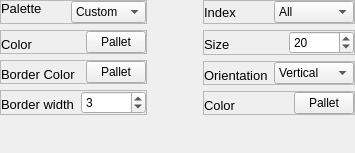
<?xml version="1.0" encoding="UTF-8"?>
<ui version="4.0">
 <class>swarm_plot_settings_widget_form</class>
 <widget class="QWidget" name="swarm_plot_settings_widget_form">
  <property name="geometry">
   <rect>
    <x>0</x>
    <y>0</y>
    <width>355</width>
    <height>153</height>
   </rect>
  </property>
  <property name="windowTitle">
   <string>Form</string>
  </property>
  <layout class="QHBoxLayout" name="horizontalLayout_8">
   <property name="leftMargin">
    <number>0</number>
   </property>
   <property name="topMargin">
    <number>0</number>
   </property>
   <property name="rightMargin">
    <number>0</number>
   </property>
   <property name="bottomMargin">
    <number>0</number>
   </property>
   <item>
    <widget class="QFrame" name="pg_2_swarmplot_plot_settings_1">
     <layout class="QHBoxLayout" name="horizontalLayout_7">
      <property name="leftMargin">
       <number>0</number>
      </property>
      <property name="topMargin">
       <number>0</number>
      </property>
      <property name="rightMargin">
       <number>0</number>
      </property>
      <property name="bottomMargin">
       <number>0</number>
      </property>
      <item>
       <widget class="QFrame" name="pg_2_swarmplot_settings_1_left">
        <layout class="QVBoxLayout" name="verticalLayout">
         <property name="leftMargin">
          <number>0</number>
         </property>
         <property name="topMargin">
          <number>0</number>
         </property>
         <property name="rightMargin">
          <number>0</number>
         </property>
         <property name="bottomMargin">
          <number>0</number>
         </property>
         <item>
          <widget class="QFrame" name="pg2_graph_swarmplot_pallete_style_frame">
           <property name="frameShape">
            <enum>QFrame::StyledPanel</enum>
           </property>
           <property name="frameShadow">
            <enum>QFrame::Raised</enum>
           </property>
           <layout class="QHBoxLayout" name="horizontalLayout_11">
            <property name="leftMargin">
             <number>0</number>
            </property>
            <property name="topMargin">
             <number>0</number>
            </property>
            <property name="rightMargin">
             <number>0</number>
            </property>
            <property name="bottomMargin">
             <number>0</number>
            </property>
            <item>
             <widget class="QLabel" name="pg2_graph_pallete_style_label_swarmplot">
              <property name="minimumSize">
               <size>
                <width>0</width>
                <height>0</height>
               </size>
              </property>
              <property name="maximumSize">
               <size>
                <width>16777215</width>
                <height>16777215</height>
               </size>
              </property>
              <property name="font">
               <font>
                <pointsize>10</pointsize>
               </font>
              </property>
              <property name="text">
               <string>Palette</string>
              </property>
              <property name="alignment">
               <set>Qt::AlignLeading|Qt::AlignLeft|Qt::AlignTop</set>
              </property>
             </widget>
            </item>
            <item>
             <widget class="QComboBox" name="pg_2_graph_swarmplot_pallete_style_combobox">
              <property name="minimumSize">
               <size>
                <width>75</width>
                <height>0</height>
               </size>
              </property>
              <property name="maximumSize">
               <size>
                <width>75</width>
                <height>16777215</height>
               </size>
              </property>
              <property name="currentText">
               <string>Custom</string>
              </property>
              <item>
               <property name="text">
                <string>Custom</string>
               </property>
              </item>
              <item>
               <property name="text">
                <string>deep</string>
               </property>
              </item>
              <item>
               <property name="text">
                <string>muted</string>
               </property>
              </item>
              <item>
               <property name="text">
                <string>bright</string>
               </property>
              </item>
              <item>
               <property name="text">
                <string>dark</string>
               </property>
              </item>
              <item>
               <property name="text">
                <string>colorblind</string>
               </property>
              </item>
              <item>
               <property name="text">
                <string>Paired</string>
               </property>
              </item>
              <item>
               <property name="text">
                <string>BuGn</string>
               </property>
              </item>
              <item>
               <property name="text">
                <string>GnBu</string>
               </property>
              </item>
              <item>
               <property name="text">
                <string>OrRd</string>
               </property>
              </item>
              <item>
               <property name="text">
                <string>PuBu</string>
               </property>
              </item>
              <item>
               <property name="text">
                <string>YlGn</string>
               </property>
              </item>
              <item>
               <property name="text">
                <string>YlGnBu</string>
               </property>
              </item>
              <item>
               <property name="text">
                <string>YlOrBr</string>
               </property>
              </item>
              <item>
               <property name="text">
                <string>YlOrRd</string>
               </property>
              </item>
              <item>
               <property name="text">
                <string>BrBG</string>
               </property>
              </item>
              <item>
               <property name="text">
                <string>PiYG</string>
               </property>
              </item>
              <item>
               <property name="text">
                <string>PRGn</string>
               </property>
              </item>
              <item>
               <property name="text">
                <string>PuOr</string>
               </property>
              </item>
              <item>
               <property name="text">
                <string>RdBu</string>
               </property>
              </item>
              <item>
               <property name="text">
                <string>RdGy</string>
               </property>
              </item>
              <item>
               <property name="text">
                <string>RdYlBu</string>
               </property>
              </item>
              <item>
               <property name="text">
                <string>RdYlGn</string>
               </property>
              </item>
              <item>
               <property name="text">
                <string>Spectral</string>
               </property>
              </item>
              <item>
               <property name="text">
                <string>Blues_d</string>
               </property>
              </item>
              <item>
               <property name="text">
                <string>coolwarm</string>
               </property>
              </item>
              <item>
               <property name="text">
                <string>pastel</string>
               </property>
              </item>
              <item>
               <property name="text">
                <string>husl</string>
               </property>
              </item>
              <item>
               <property name="text">
                <string>Set1</string>
               </property>
              </item>
              <item>
               <property name="text">
                <string>Set3</string>
               </property>
              </item>
             </widget>
            </item>
           </layout>
          </widget>
         </item>
         <item>
          <widget class="QFrame" name="pg_2_color_graph_frame_swarmplot_plot">
           <property name="frameShape">
            <enum>QFrame::StyledPanel</enum>
           </property>
           <property name="frameShadow">
            <enum>QFrame::Raised</enum>
           </property>
           <layout class="QHBoxLayout" name="horizontalLayout_2">
            <property name="leftMargin">
             <number>0</number>
            </property>
            <property name="topMargin">
             <number>0</number>
            </property>
            <property name="rightMargin">
             <number>0</number>
            </property>
            <property name="bottomMargin">
             <number>0</number>
            </property>
            <item>
             <widget class="QLabel" name="pg2_graph_color_swarmplot_plot">
              <property name="minimumSize">
               <size>
                <width>0</width>
                <height>20</height>
               </size>
              </property>
              <property name="maximumSize">
               <size>
                <width>16777215</width>
                <height>10</height>
               </size>
              </property>
              <property name="font">
               <font>
                <pointsize>10</pointsize>
               </font>
              </property>
              <property name="text">
               <string>Color</string>
              </property>
              <property name="alignment">
               <set>Qt::AlignLeading|Qt::AlignLeft|Qt::AlignTop</set>
              </property>
             </widget>
            </item>
            <item>
             <widget class="QPushButton" name="pg_2_graph_colors_pallete_2_swarmplot_plot">
              <property name="minimumSize">
               <size>
                <width>60</width>
                <height>0</height>
               </size>
              </property>
              <property name="maximumSize">
               <size>
                <width>60</width>
                <height>16777215</height>
               </size>
              </property>
              <property name="text">
               <string>Pallet</string>
              </property>
             </widget>
            </item>
           </layout>
          </widget>
         </item>
         <item>
          <widget class="QFrame" name="pg_2_graph_border_color_frame_swarmplot_plot">
           <property name="frameShape">
            <enum>QFrame::StyledPanel</enum>
           </property>
           <property name="frameShadow">
            <enum>QFrame::Raised</enum>
           </property>
           <layout class="QHBoxLayout" name="horizontalLayout">
            <property name="leftMargin">
             <number>0</number>
            </property>
            <property name="topMargin">
             <number>0</number>
            </property>
            <property name="rightMargin">
             <number>0</number>
            </property>
            <property name="bottomMargin">
             <number>0</number>
            </property>
            <item>
             <widget class="QLabel" name="pg2_graph_border_color_swarmplot_plot">
              <property name="minimumSize">
               <size>
                <width>0</width>
                <height>20</height>
               </size>
              </property>
              <property name="maximumSize">
               <size>
                <width>16777215</width>
                <height>10</height>
               </size>
              </property>
              <property name="font">
               <font>
                <pointsize>10</pointsize>
               </font>
              </property>
              <property name="text">
               <string>Border Color</string>
              </property>
              <property name="alignment">
               <set>Qt::AlignLeading|Qt::AlignLeft|Qt::AlignTop</set>
              </property>
             </widget>
            </item>
            <item>
             <widget class="QPushButton" name="pg_2_graph_colors_pallete_swarmplot_plot">
              <property name="minimumSize">
               <size>
                <width>60</width>
                <height>0</height>
               </size>
              </property>
              <property name="maximumSize">
               <size>
                <width>60</width>
                <height>16777215</height>
               </size>
              </property>
              <property name="text">
               <string>Pallet</string>
              </property>
             </widget>
            </item>
           </layout>
          </widget>
         </item>
         <item>
          <widget class="QFrame" name="pg2_graph_border_width_frame_swarmplot">
           <property name="frameShape">
            <enum>QFrame::StyledPanel</enum>
           </property>
           <property name="frameShadow">
            <enum>QFrame::Raised</enum>
           </property>
           <layout class="QHBoxLayout" name="horizontalLayout_4">
            <property name="spacing">
             <number>7</number>
            </property>
            <property name="leftMargin">
             <number>0</number>
            </property>
            <property name="topMargin">
             <number>0</number>
            </property>
            <property name="rightMargin">
             <number>0</number>
            </property>
            <property name="bottomMargin">
             <number>0</number>
            </property>
            <item>
             <widget class="QLabel" name="pg2_graph_border_width_label_swarmplot">
              <property name="minimumSize">
               <size>
                <width>0</width>
                <height>20</height>
               </size>
              </property>
              <property name="maximumSize">
               <size>
                <width>16777215</width>
                <height>10</height>
               </size>
              </property>
              <property name="font">
               <font>
                <pointsize>10</pointsize>
               </font>
              </property>
              <property name="text">
               <string>Border width</string>
              </property>
              <property name="alignment">
               <set>Qt::AlignLeading|Qt::AlignLeft|Qt::AlignTop</set>
              </property>
             </widget>
            </item>
            <item>
             <widget class="QSpinBox" name="pg2_graph_border_width_spinBox_swarmplot">
              <property name="minimumSize">
               <size>
                <width>65</width>
                <height>0</height>
               </size>
              </property>
              <property name="maximumSize">
               <size>
                <width>65</width>
                <height>16777215</height>
               </size>
              </property>
              <property name="minimum">
               <number>0</number>
              </property>
              <property name="maximum">
               <number>100</number>
              </property>
              <property name="value">
               <number>3</number>
              </property>
             </widget>
            </item>
           </layout>
          </widget>
         </item>
         <item>
          <spacer name="verticalSpacer_2">
           <property name="orientation">
            <enum>Qt::Vertical</enum>
           </property>
           <property name="sizeHint" stdset="0">
            <size>
             <width>20</width>
             <height>40</height>
            </size>
           </property>
          </spacer>
         </item>
        </layout>
       </widget>
      </item>
      <item>
       <spacer name="pg_2_swarmplot_settings_1_horizontalSpacer">
        <property name="orientation">
         <enum>Qt::Horizontal</enum>
        </property>
        <property name="sizeHint" stdset="0">
         <size>
          <width>40</width>
          <height>20</height>
         </size>
        </property>
       </spacer>
      </item>
      <item>
       <widget class="QFrame" name="pg_2_settings_1_right_swarmplot_plot">
        <layout class="QVBoxLayout" name="verticalLayout_2">
         <property name="leftMargin">
          <number>0</number>
         </property>
         <property name="topMargin">
          <number>0</number>
         </property>
         <property name="rightMargin">
          <number>0</number>
         </property>
         <property name="bottomMargin">
          <number>0</number>
         </property>
         <item>
          <widget class="QFrame" name="pg2_graph_index_frame_swarmplot">
           <property name="frameShape">
            <enum>QFrame::StyledPanel</enum>
           </property>
           <property name="frameShadow">
            <enum>QFrame::Raised</enum>
           </property>
           <layout class="QHBoxLayout" name="horizontalLayout_3">
            <property name="leftMargin">
             <number>0</number>
            </property>
            <property name="topMargin">
             <number>0</number>
            </property>
            <property name="rightMargin">
             <number>0</number>
            </property>
            <property name="bottomMargin">
             <number>0</number>
            </property>
            <item>
             <widget class="QLabel" name="pg2_graph_index_label_swarmplot">
              <property name="font">
               <font>
                <pointsize>10</pointsize>
               </font>
              </property>
              <property name="text">
               <string>Index</string>
              </property>
             </widget>
            </item>
            <item>
             <widget class="QComboBox" name="pg2_graph_index_combobox_swarmplot">
              <property name="minimumSize">
               <size>
                <width>80</width>
                <height>0</height>
               </size>
              </property>
              <property name="maximumSize">
               <size>
                <width>80</width>
                <height>16777215</height>
               </size>
              </property>
              <item>
               <property name="text">
                <string>All</string>
               </property>
              </item>
             </widget>
            </item>
           </layout>
          </widget>
         </item>
         <item>
          <widget class="QFrame" name="pg2_graph_size_frame_swarmplot">
           <property name="frameShape">
            <enum>QFrame::StyledPanel</enum>
           </property>
           <property name="frameShadow">
            <enum>QFrame::Raised</enum>
           </property>
           <layout class="QHBoxLayout" name="horizontalLayout_6">
            <property name="spacing">
             <number>0</number>
            </property>
            <property name="leftMargin">
             <number>0</number>
            </property>
            <property name="topMargin">
             <number>0</number>
            </property>
            <property name="rightMargin">
             <number>0</number>
            </property>
            <property name="bottomMargin">
             <number>0</number>
            </property>
            <item>
             <widget class="QLabel" name="pg2_graph_size_label_swarmplot">
              <property name="minimumSize">
               <size>
                <width>0</width>
                <height>20</height>
               </size>
              </property>
              <property name="maximumSize">
               <size>
                <width>16777215</width>
                <height>10</height>
               </size>
              </property>
              <property name="font">
               <font>
                <pointsize>10</pointsize>
               </font>
              </property>
              <property name="text">
               <string>Size</string>
              </property>
              <property name="alignment">
               <set>Qt::AlignLeading|Qt::AlignLeft|Qt::AlignTop</set>
              </property>
             </widget>
            </item>
            <item>
             <widget class="QSpinBox" name="pg2_graph_size_spinBox_swarmplot">
              <property name="minimumSize">
               <size>
                <width>65</width>
                <height>0</height>
               </size>
              </property>
              <property name="maximumSize">
               <size>
                <width>65</width>
                <height>16777215</height>
               </size>
              </property>
              <property name="minimum">
               <number>0</number>
              </property>
              <property name="maximum">
               <number>100</number>
              </property>
              <property name="value">
               <number>20</number>
              </property>
             </widget>
            </item>
           </layout>
          </widget>
         </item>
         <item>
          <widget class="QFrame" name="pg2_graph_orientaitno_frame_swarmplot">
           <property name="frameShape">
            <enum>QFrame::StyledPanel</enum>
           </property>
           <property name="frameShadow">
            <enum>QFrame::Raised</enum>
           </property>
           <layout class="QHBoxLayout" name="horizontalLayout_9">
            <property name="leftMargin">
             <number>0</number>
            </property>
            <property name="topMargin">
             <number>0</number>
            </property>
            <property name="rightMargin">
             <number>0</number>
            </property>
            <property name="bottomMargin">
             <number>0</number>
            </property>
            <item>
             <widget class="QLabel" name="pg2_graph_orientation_label_swarmplot">
              <property name="minimumSize">
               <size>
                <width>0</width>
                <height>20</height>
               </size>
              </property>
              <property name="maximumSize">
               <size>
                <width>16777215</width>
                <height>10</height>
               </size>
              </property>
              <property name="font">
               <font>
                <pointsize>10</pointsize>
               </font>
              </property>
              <property name="text">
               <string>Orientation</string>
              </property>
              <property name="alignment">
               <set>Qt::AlignLeading|Qt::AlignLeft|Qt::AlignTop</set>
              </property>
             </widget>
            </item>
            <item>
             <widget class="QComboBox" name="pg2_graph_orientaitno_combobox_swarmplot">
              <property name="minimumSize">
               <size>
                <width>80</width>
                <height>0</height>
               </size>
              </property>
              <property name="maximumSize">
               <size>
                <width>80</width>
                <height>16777215</height>
               </size>
              </property>
              <item>
               <property name="text">
                <string>Vertical</string>
               </property>
              </item>
              <item>
               <property name="text">
                <string>Horizontal</string>
               </property>
              </item>
             </widget>
            </item>
           </layout>
          </widget>
         </item>
         <item>
          <widget class="QFrame" name="pg_2_custom_color_graph_frame_swarmplot">
           <property name="frameShape">
            <enum>QFrame::StyledPanel</enum>
           </property>
           <property name="frameShadow">
            <enum>QFrame::Raised</enum>
           </property>
           <layout class="QHBoxLayout" name="horizontalLayout_10">
            <property name="leftMargin">
             <number>0</number>
            </property>
            <property name="topMargin">
             <number>0</number>
            </property>
            <property name="rightMargin">
             <number>0</number>
            </property>
            <property name="bottomMargin">
             <number>0</number>
            </property>
            <item>
             <widget class="QLabel" name="pg2_graph_color_swarmplot">
              <property name="minimumSize">
               <size>
                <width>0</width>
                <height>20</height>
               </size>
              </property>
              <property name="maximumSize">
               <size>
                <width>16777215</width>
                <height>10</height>
               </size>
              </property>
              <property name="font">
               <font>
                <pointsize>10</pointsize>
               </font>
              </property>
              <property name="text">
               <string>Color</string>
              </property>
              <property name="alignment">
               <set>Qt::AlignLeading|Qt::AlignLeft|Qt::AlignTop</set>
              </property>
             </widget>
            </item>
            <item>
             <widget class="QPushButton" name="pg_2_graph_colors_pallete_swarmplot">
              <property name="minimumSize">
               <size>
                <width>60</width>
                <height>0</height>
               </size>
              </property>
              <property name="maximumSize">
               <size>
                <width>60</width>
                <height>16777215</height>
               </size>
              </property>
              <property name="text">
               <string>Pallet</string>
              </property>
             </widget>
            </item>
           </layout>
          </widget>
         </item>
         <item>
          <spacer name="verticalSpacer">
           <property name="orientation">
            <enum>Qt::Vertical</enum>
           </property>
           <property name="sizeHint" stdset="0">
            <size>
             <width>20</width>
             <height>40</height>
            </size>
           </property>
          </spacer>
         </item>
        </layout>
       </widget>
      </item>
     </layout>
    </widget>
   </item>
  </layout>
 </widget>
 <resources/>
 <connections/>
</ui>
